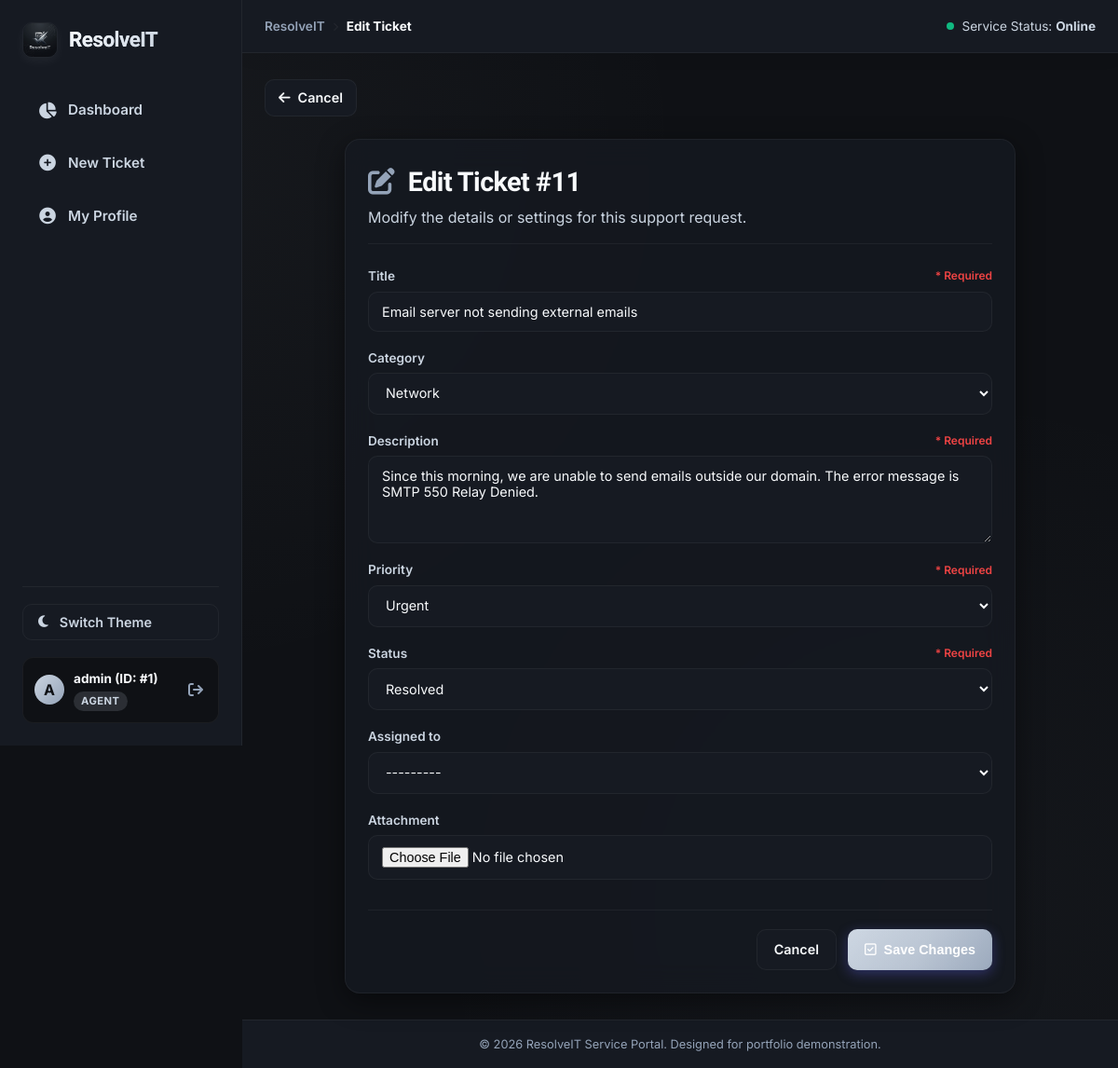
Screenshot of /ticket/11/edit/ (signed in) with the database file from the repository.
### tickets/models.py (models this page shows, shortened)
class Ticket(models.Model):
    STATUS_CHOICES = [
        ('OPEN', 'Open'),
        ('IN_PROGRESS', 'In Progress'),
        ('RESOLVED', 'Resolved'),
        ('CLOSED', 'Closed'),
    ]
    PRIORITY_CHOICES = [
        ('LOW', 'Low'),
        ('MEDIUM', 'Medium'),
        ('HIGH', 'High'),
        ('URGENT', 'Urgent'),
    ]
    title = models.CharField(max_length=200)
    description = models.TextField()
    category = models.ForeignKey(
        Category,
        on_delete=models.SET_NULL,
        null=True,
        blank=True,
        related_name='tickets'
    )
    status = models.CharField(
        max_length=20,
        choices=STATUS_CHOICES,
        default='OPEN'
    )
    priority = models.CharField(
        max_length=20,
        choices=PRIORITY_CHOICES,
        default='MEDIUM'
    )
    attachment = models.FileField(
        upload_to='ticket_attachments/',
        null=True,
        blank=True
    )
    due_date = models.DateTimeField(null=True, blank=True)
    created_by = models.ForeignKey(
        User,
        on_delete=models.CASCADE,
        related_name='created_tickets'
    )
    assigned_to = models.ForeignKey(
        User,
        on_delete=models.SET_NULL,
        null=True,
        blank=True,
        related_name='assigned_tickets'
    )
    created_at = models.DateTimeField(auto_now_add=True)
    updated_at = models.DateTimeField(auto_now=True)
    class Meta:
        ordering = ['-created_at']

### tickets/views.py (the view, shortened to what this page needs)
# urls.py: path('ticket/<int:pk>/edit/', views.TicketEditView.as_view(), name='ticket_edit'),
class TicketEditView(LoginRequiredMixin, UpdateView):
    model = Ticket
    template_name = 'tickets/ticket_form.html'
    def get_form_class(self):
        if self.request.user.is_staff:
            return TicketUpdateForm
        return TicketCreateForm
    def get_object(self, queryset=None):
        ticket = super().get_object(queryset)
        is_owner = ticket.created_by == self.request.user
        is_staff = self.request.user.is_staff
        if not (is_staff or (is_owner and ticket.status == 'OPEN')):
            raise PermissionDenied("You do not have permission to edit this ticket.")
        return ticket

### tickets/forms.py
class TicketUpdateForm(forms.ModelForm):
    class Meta:
        model = Ticket
        fields = ['title', 'category', 'description', 'priority', 'status', 'assigned_to', 'attachment']
        widgets = {
            'title': forms.TextInput(attrs={'class': 'form-control'}),
            'category': forms.Select(attrs={'class': 'form-select'}),
            'description': forms.Textarea(attrs={'class': 'form-control', 'rows': 4}),
            'priority': forms.Select(attrs={'class': 'form-select'}),
            'status': forms.Select(attrs={'class': 'form-select'}),
            'assigned_to': forms.Select(attrs={'class': 'form-select'}),
            'attachment': forms.FileInput(attrs={'class': 'form-control'}),
        }
    def __init__(self, *args, **kwargs):
        super().__init__(*args, **kwargs)
        self.fields['assigned_to'].queryset = User.objects.filter(is_staff=True)
        self.fields['assigned_to'].label_from_instance = lambda obj: obj.get_full_name() or obj.username

### tickets/models.py (called while the page is built)
    def __str__(self):
        return self.name

### tickets/templates/tickets/ticket_form.html (shortened to what this page needs)
{% extends 'tickets/base.html' %}
{% block breadcrumb %}{% if object %}Edit Ticket{% else %}New Ticket{% endif %}{% endblock %}
{% block content %}
<div style="margin-bottom: 24px;">
    <a href="{% if object %}{% url 'tickets:ticket_detail' object.pk %}{% else %}{% url 'tickets:dashboard' %}{% endif %}" class="btn btn-secondary" style="padding: 8px 14px;">
        <i class="fa-solid fa-arrow-left"></i> Cancel
    </a>
</div>
<div class="glass-card" style="max-width: 720px; margin: 0 auto;">
    <div style="border-bottom: 1px solid var(--border-color); padding-bottom: 16px; margin-bottom: 24px;">
        <h1 style="font-size: 1.8rem; font-weight: 700; color: var(--text-primary);">
            {% if object %}
                <i class="fa-solid fa-pen-to-square" style="color: var(--accent-purple); margin-right: 8px;"></i> Edit Ticket #{{ object.id }}
            {% else %}
                <i class="fa-solid fa-plus-circle" style="color: var(--accent-blue); margin-right: 8px;"></i> Submit New Ticket
            {% endif %}
        </h1>
        <p style="color: var(--text-secondary); margin-top: 4px;">
            {% if object %}
                Modify the details or settings for this support request.
            {% else %}
                Fill out the form below to register a support ticket with the IT team.
            {% endif %}
        </p>
    </div>
    <form method="post" enctype="multipart/form-data" novalidate>
        {% for field in form %}
        <div class="form-group">
            <label for="{{ field.id_for_label }}" style="font-weight: 600; display: flex; justify-content: space-between; align-items: center;">
                {{ field.label }}
                {% if field.field.required %}
                    <span style="color: var(--priority-urgent); font-size: 0.75rem;">* Required</span>
                {% endif %}
            </label>
            {{ field }}
        </div>
        {% endfor %}
        <div style="display: flex; justify-content: flex-end; gap: 12px; border-top: 1px solid var(--border-color); padding-top: 20px; margin-top: 32px;">
            <a href="{% if object %}{% url 'tickets:ticket_detail' object.pk %}{% else %}{% url 'tickets:dashboard' %}{% endif %}" class="btn btn-secondary">
                Cancel
            </a>
            <button type="submit" class="btn btn-primary">
                <i class="fa-regular fa-square-check"></i>
                {% if object %}Save Changes{% else %}Submit Ticket{% endif %}
            </button>
        </div>
    </form>
</div>
{% endblock %}

### tickets/templates/tickets/base.html (shortened to what this page needs)
{% load static %}
<!DOCTYPE html>
<html lang="en" data-theme="dark">
<head>
    <link rel="stylesheet" href="https://cdnjs.cloudflare.com/ajax/libs/font-awesome/6.4.0/css/all.min.css">
    <link rel="stylesheet" href="{% static 'tickets/style.css' %}?v=2.7">
</head>
<body>
    <div class="app-layout">
        {% if user.is_authenticated %}
        <aside class="nav-sidebar">
            <div class="sidebar-top">
                <a href="{% url 'tickets:dashboard' %}" class="logo" style="display: flex; align-items: center; gap: 12px; text-decoration: none;">
                    <img src="{% static 'tickets/images/resolveit_logo.jpg' %}" alt="ResolveIT Logo" style="width: 38px; height: 38px; border-radius: 10px; border: 1px solid var(--border-color); box-shadow: 0 4px 12px rgba(255, 255, 255, 0.05); object-fit: cover;">
                    <span style="font-weight: 800; font-size: 1.4rem; background: linear-gradient(135deg, var(--text-primary), var(--text-secondary)); -webkit-background-clip: text; -webkit-text-fill-color: transparent; letter-spacing: -0.5px;">ResolveIT</span>
                </a>
            </div>
            <nav class="sidebar-menu">
                <a href="{% url 'tickets:dashboard' %}" class="menu-item {% if request.resolver_match.url_name == 'dashboard' %}active{% endif %}">
                    <i class="fa-solid fa-chart-pie"></i>
                    <span>Dashboard</span>
                </a>
                <a href="{% url 'tickets:ticket_create' %}" class="menu-item {% if request.resolver_match.url_name == 'ticket_create' %}active{% endif %}">
                    <i class="fa-solid fa-plus-circle"></i>
                    <span>New Ticket</span>
                </a>
                <a href="{% url 'tickets:profile' %}" class="menu-item {% if request.resolver_match.url_name == 'profile' %}active{% endif %}">
                    <i class="fa-solid fa-circle-user"></i>
                    <span>My Profile</span>
                </a>
            </nav>
            <div class="sidebar-bottom">
                <button id="theme-toggle" class="sidebar-toggle-btn" title="Toggle Theme">
                    <i id="theme-icon" class="fa-solid fa-moon"></i>
                    <span>Switch Theme</span>
                </button>
                <div class="user-session-card" style="display: flex; align-items: center; justify-content: space-between; width: 100%;">
                    <a href="{% url 'tickets:profile' %}" style="display: flex; align-items: center; gap: 10px; text-decoration: none; flex: 1; min-width: 0; cursor: pointer;" title="View Profile">
                        <div class="session-avatar">
                            {{ user.username|slice:":1"|upper }}
                        </div>
                        <div class="session-info">
                            <div class="session-name" title="{{ user.username }}">{{ user.username }} (ID: #{{ user.id }})</div>
                            <span class="role-badge">{% if user.is_staff %}Agent{% else %}Client{% endif %}</span>
                        </div>
                    </a>
                    <form method="post" action="{% url 'tickets:logout' %}" style="margin: 0; display: inline-flex;">
                        <button type="submit" class="logout-icon-btn" title="Sign Out">
                            <i class="fa-solid fa-arrow-right-from-bracket"></i>
                        </button>
                    </form>
                </div>
            </div>
        </aside>
        {% endif %}
        <div class="main-wrapper">
            {% if user.is_authenticated %}
            <header class="top-bar-header">
                <div class="top-bar-left">
                    <span class="breadcrumb-item">ResolveIT</span>
                    <i class="fa-solid fa-angle-right breadcrumb-separator"></i>
                    <span class="breadcrumb-item active">
                        {% block breadcrumb %}Portal{% endblock %}
                    </span>
                </div>
                <div class="top-bar-right">
                    <div style="font-size: 0.85rem; color: var(--text-secondary); display: flex; align-items: center; gap: 8px;">
                        <span class="status-indicator"></span>
                        <span>Service Status: <strong>Online</strong></span>
                    </div>
                </div>
            </header>
            {% endif %}
            <main class="main-content">
                {% block content %}{% endblock %}
            </main>
            <footer>
                <p>&copy; 2026 ResolveIT Service Portal. Designed for portfolio demonstration.</p>
            </footer>
        </div>
    </div>
</body>
</html>

### rows the page displays
Ticket: id "11", form "Email server not sending external emails" "Network" "Since this morning, we are unable to send emails outside our domain. The error message is SMTP 550 Relay Denied." "Urgent" "Resolved" "---------"

### other values shown
{{ user.username|slice:":1"|upper }} "A"
{{ user.username }} "admin"
{{ user.id }} "1"
{{ field.label }} "Title" "Category" "Description" "Priority" "Status" "Assigned to" "Attachment"
